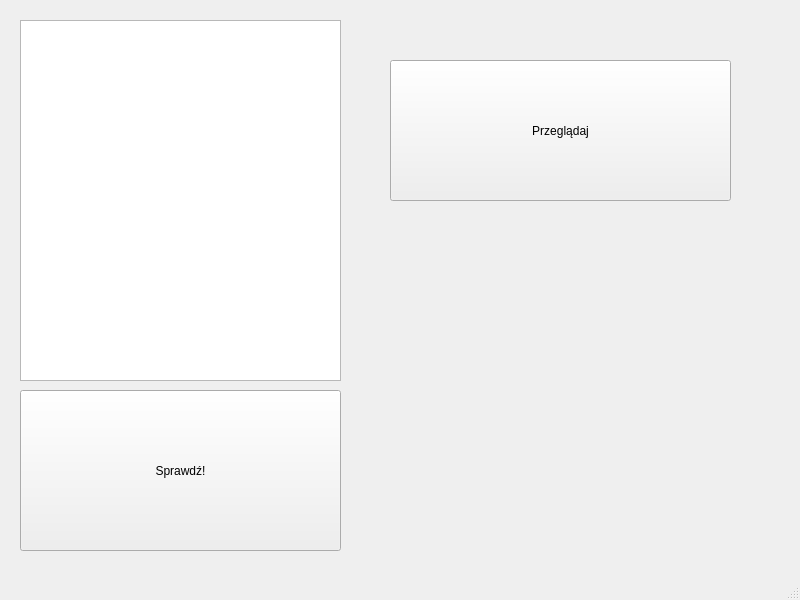
<?xml version="1.0" encoding="UTF-8"?>
<ui version="4.0">
 <class>MainWindow</class>
 <widget class="QMainWindow" name="MainWindow">
  <property name="geometry">
   <rect>
    <x>0</x>
    <y>0</y>
    <width>800</width>
    <height>600</height>
   </rect>
  </property>
  <property name="windowTitle">
   <string>MainWindow</string>
  </property>
  <widget class="QWidget" name="centralwidget">
   <widget class="QListView" name="listView">
    <property name="geometry">
     <rect>
      <x>20</x>
      <y>20</y>
      <width>321</width>
      <height>361</height>
     </rect>
    </property>
   </widget>
   <widget class="QPushButton" name="buttonCheck">
    <property name="geometry">
     <rect>
      <x>20</x>
      <y>390</y>
      <width>321</width>
      <height>161</height>
     </rect>
    </property>
    <property name="text">
     <string>Sprawdź!</string>
    </property>
   </widget>
   <widget class="QPushButton" name="buttonBrowse">
    <property name="geometry">
     <rect>
      <x>390</x>
      <y>60</y>
      <width>341</width>
      <height>141</height>
     </rect>
    </property>
    <property name="text">
     <string>Przeglądaj</string>
    </property>
   </widget>
  </widget>
  <widget class="QMenuBar" name="menubar">
   <property name="geometry">
    <rect>
     <x>0</x>
     <y>0</y>
     <width>800</width>
     <height>21</height>
    </rect>
   </property>
  </widget>
  <widget class="QStatusBar" name="statusbar"/>
 </widget>
 <resources/>
 <connections>
  <connection>
   <sender>buttonCheck</sender>
   <signal>clicked()</signal>
   <receiver>buttonCheck</receiver>
   <slot>click()</slot>
   <hints>
    <hint type="sourcelabel">
     <x>193</x>
     <y>491</y>
    </hint>
    <hint type="destinationlabel">
     <x>193</x>
     <y>491</y>
    </hint>
   </hints>
  </connection>
  <connection>
   <sender>buttonBrowse</sender>
   <signal>clicked()</signal>
   <receiver>buttonBrowse</receiver>
   <slot>click()</slot>
   <hints>
    <hint type="sourcelabel">
     <x>462</x>
     <y>166</y>
    </hint>
    <hint type="destinationlabel">
     <x>462</x>
     <y>166</y>
    </hint>
   </hints>
  </connection>
 </connections>
</ui>
